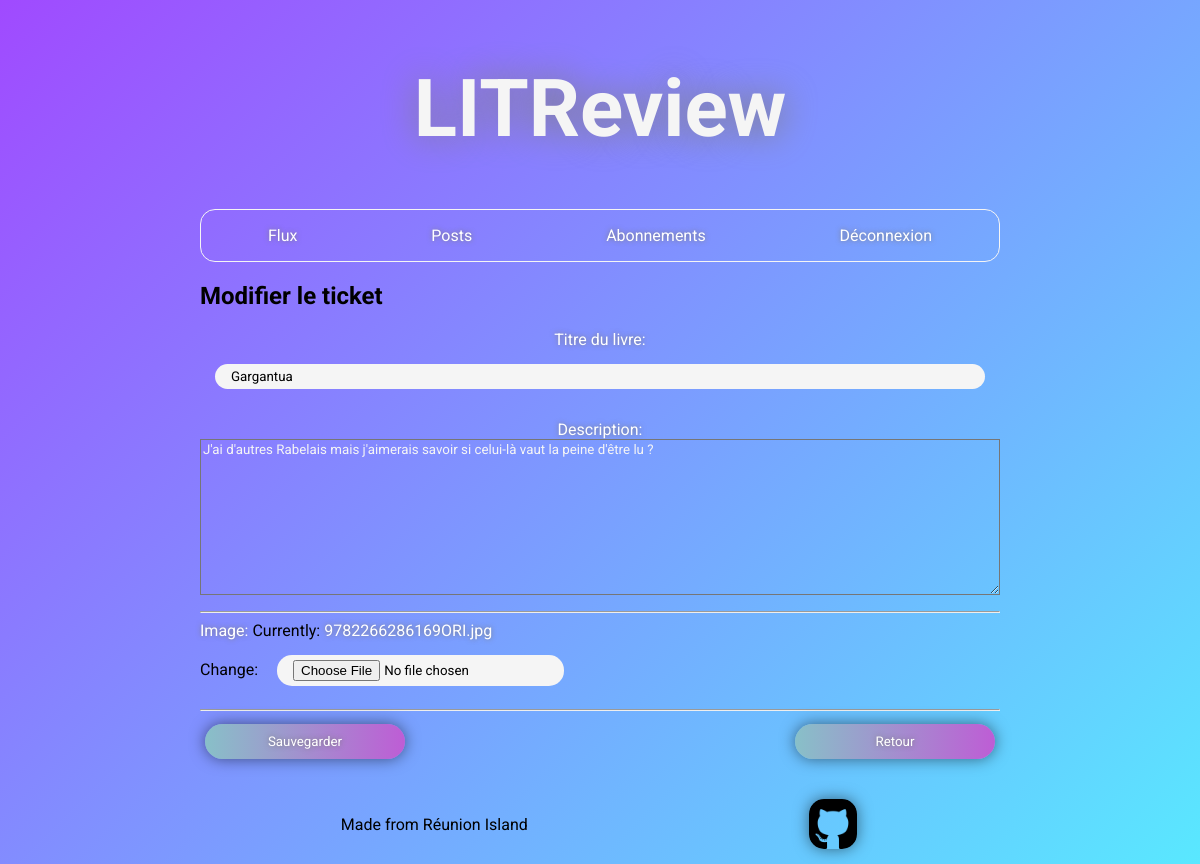
/ticket/ticketedit/10 (signed in), run on the app's committed database.
### ticket/models.py (models this page shows, shortened)
class Ticket(models.Model):
    ticket_title = models.CharField(
        max_length=128, verbose_name='Titre du livre')
    content = models.TextField(max_length=5000, verbose_name='Description')
    photo = models.ForeignKey(
        Photo, null=True, on_delete=models.SET_NULL, blank=True)
    author = models.ForeignKey(
        settings.AUTH_USER_MODEL, on_delete=models.CASCADE)
    date_created = models.DateTimeField(auto_now_add=True)

class Photo(models.Model):
    image = models.ImageField()
    uploader = models.ForeignKey(
        settings.AUTH_USER_MODEL, on_delete=models.CASCADE)
    date_created = models.DateTimeField(auto_now_add=True)
    IMAGE_MAX_SIZE = (800, 800)

### ticket/views.py (the view, shortened to what this page needs)
# urls.py: path('ticketedit/<int:ticket_id>', edit_ticket, name='edit_ticket'),
@login_required
def edit_ticket(request, ticket_id):
    ticket = get_object_or_404(Ticket, id=ticket_id, author=request.user)
    edit_form = TicketForm(instance=ticket)
    edit_photo = PhotoForm(instance=ticket.photo)
    context = {'edit_form': edit_form,
               'edit_photo': edit_photo,
               }
    return render(request, 'ticket/ticket_edit.html', context=context)

### ticket/forms.py
class TicketForm(forms.ModelForm):
    edit_ticket = forms.BooleanField(widget=forms.HiddenInput, initial=True)
    class Meta:
        model = models.Ticket
        fields = ['ticket_title', 'content']

class PhotoForm(forms.ModelForm):
    class Meta:
        model = models.Photo
        fields = ['image']

### ticket/templates/ticket/ticket_edit.html (shortened to what this page needs)
{% extends 'base_user_connected.html' %}
{% block content %}
    <h2>Modifier le ticket</h2>
    <form method="post">
        {{ edit_form.as_p }}
        <hr>
        {{ edit_photo }}
        <hr>
        <div class="btn-post">
        <button class="validate" type="submit" >Sauvegarder</button>
    </form>
    <button class="back"><a href="{% url 'post' %}">Retour</a></button>
{% endblock content %}

### static/styles.css (style rules this page uses)
:root { --main-ticket-margin:10px; --main-ticket-padding:15px; --main-border-width:1px; --main-border-radius:15px; --main-ratio-width:95%; --main-space-between-ticket:10px; --main-box-shadow:0px 0px 15px rgba(0, 0, 0, 0.5); }
* { font-family: 'Roboto', sans-serif; text-decoration:none; max-width: 800px; margin-left: auto; margin-right: auto; background: linear-gradient(315deg, rgb(89 232 255) 0%, rgb(160 74 255) 100%); background-attachment: fixed; transition: 500ms; }
body { margin-bottom: 100px; }
p { display: flex; flex-direction: column; }
a { color: rgb(255, 255, 255); background: transparent; background-color: transparent; text-shadow: 0px 0px 5px rgb(125, 125, 125); }
label { color: rgb(255, 255, 255); background: transparent; background-color: transparent; text-shadow: 0px 0px 5px rgb(126, 126, 126); }
button { display: block; cursor: pointer; padding: 10px; margin: 5px; border-radius: 20px; width: 200px; border-style: none; background: linear-gradient(90deg,rgb(136 192 200) 0%, rgb(190 93 213) 100%); color: rgb(255, 255, 255); text-shadow: 0px 0px 5px rgb(124, 124, 124); box-shadow: var(--main-box-shadow); }
div.btn-post { display: flex; flex-direction: row; align-items: flex-start; justify-content: space-between; }
form { margin: 0; }
textarea#id_content { color: whitesmoke; width: 800px; }
input { background: whitesmoke; padding: 5px; padding-left: 2%; padding-right: 2%; margin:15px; border-radius: 15px; border-style: none; }

### data on the page
Ticket: ticket_title "Gargantua", content "J'ai d'autres Rabelais mais j'aimerais savoir si celui-là vaut la peine d'être lu ?"
